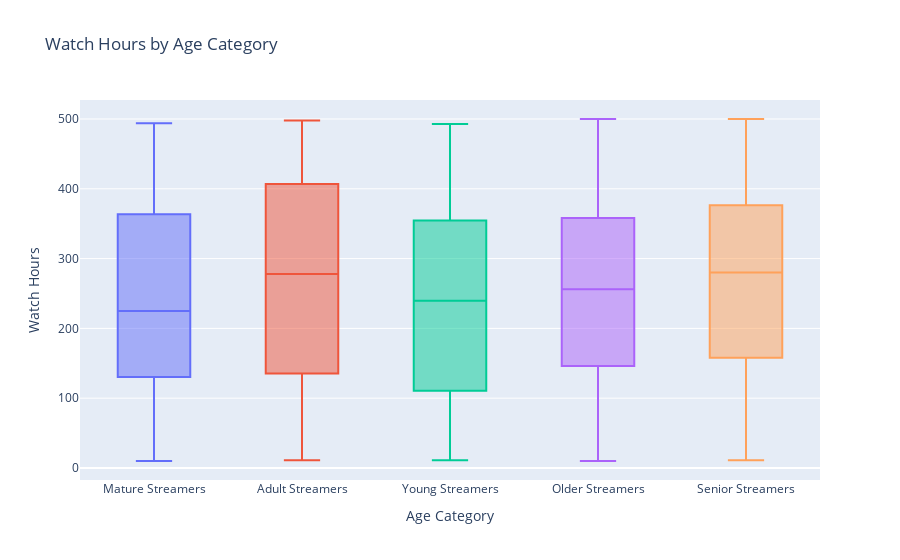

The notebook cell saved with this chart:
### Code cell
import plotly.express as px

fig = px.box(
    stream_df,
    x='Age_Category',
    y='Watch_Hours',
    color='Age_Category',  # Optional: adds color distinction
    title='Watch Hours by Age Category',
   # points='all'  # Optional: show all individual points
)

fig.update_layout(
    xaxis_title='Age Category',
    yaxis_title='Watch Hours',
    showlegend=False
)

fig.show()

### Figure 1 — Plotly figure (JSON) as saved in the notebook; plotly's stock layout.template omitted (floating-point values rounded to 4 significant figures; data arrays with more than 128 entries replaced by an {"elided": "..."} marker saying what was removed)
{"data": [{"alignmentgroup": "True", "hovertemplate": "Age_Category=%{x}<br>Watch_Hours=%{y}<extra></extra>", "legendgroup": "Mature Streamers", "marker": {"color": "#636efa"}, "name": "Mature Streamers", "notched": false, "offsetgroup": "Mature Streamers", "orientation": "v", "showlegend": true, "type": "box", "x": {"elided": "207 str values"}, "x0": " ", "xaxis": "x", "y": {"elided": "207 int values"}, "y0": " ", "yaxis": "y"}, {"alignmentgroup": "True", "hovertemplate": "Age_Category=%{x}<br>Watch_Hours=%{y}<extra></extra>", "legendgroup": "Adult Streamers", "marker": {"color": "#EF553B"}, "name": "Adult Streamers", "notched": false, "offsetgroup": "Adult Streamers", "orientation": "v", "showlegend": true, "type": "box", "x": {"elided": "200 str values"}, "x0": " ", "xaxis": "x", "y": {"elided": "200 int values"}, "y0": " ", "yaxis": "y"}, {"alignmentgroup": "True", "hovertemplate": "Age_Category=%{x}<br>Watch_Hours=%{y}<extra></extra>", "legendgroup": "Young Streamers", "marker": {"color": "#00cc96"}, "name": "Young Streamers", "notched": false, "offsetgroup": "Young Streamers", "orientation": "v", "showlegend": true, "type": "box", "x": {"elided": "180 str values"}, "x0": " ", "xaxis": "x", "y": {"elided": "180 int values"}, "y0": " ", "yaxis": "y"}, {"alignmentgroup": "True", "hovertemplate": "Age_Category=%{x}<br>Watch_Hours=%{y}<extra></extra>", "legendgroup": "Older Streamers", "marker": {"color": "#ab63fa"}, "name": "Older Streamers", "notched": false, "offsetgroup": "Older Streamers", "orientation": "v", "showlegend": true, "type": "box", "x": {"elided": "208 str values"}, "x0": " ", "xaxis": "x", "y": {"elided": "208 int values"}, "y0": " ", "yaxis": "y"}, {"alignmentgroup": "True", "hovertemplate": "Age_Category=%{x}<br>Watch_Hours=%{y}<extra></extra>", "legendgroup": "Senior Streamers", "marker": {"color": "#FFA15A"}, "name": "Senior Streamers", "notched": false, "offsetgroup": "Senior Streamers", "orientation": "v", "showlegend": true, "type": "box", "x": {"elided": "205 str values"}, "x0": " ", "xaxis": "x", "y": {"elided": "205 int values"}, "y0": " ", "yaxis": "y"}], "layout": {"autosize": true, "boxmode": "overlay", "legend": {"title": {"text": "Age_Category"}, "tracegroupgap": 0}, "showlegend": false, "title": {"text": "Watch Hours by Age Category"}, "xaxis": {"anchor": "y", "autorange": true, "categoryarray": ["Mature Streamers", "Adult Streamers", "Young Streamers", "Older Streamers", "Senior Streamers"], "categoryorder": "array", "domain": [0, 1], "range": [-0.5, 4.5], "title": {"text": "Age Category"}, "type": "category"}, "yaxis": {"anchor": "x", "autorange": true, "domain": [0, 1], "range": [-17.22, 527.2], "title": {"text": "Watch Hours"}, "type": "linear"}}}
